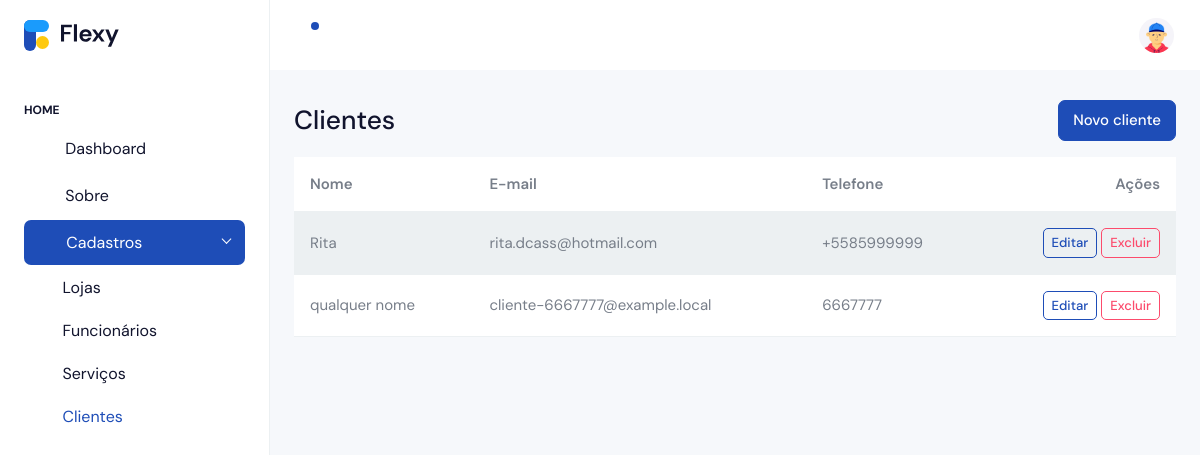
Page /cadastro/clientes/ (signed in) on the earlier database version.
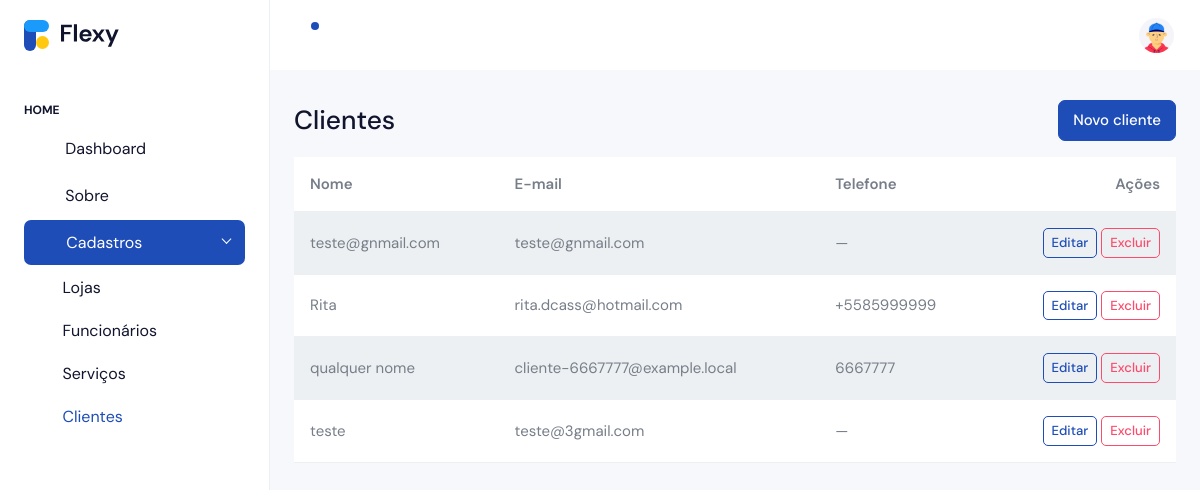
Same page on the later database version.
### apps/cadastro/models.py (models this page shows, shortened)
class Cliente(models.Model):
    owner = models.ForeignKey(
        User,
        on_delete=models.CASCADE,
        related_name='clientes',
        limit_choices_to={'is_owner': True}
    )
    user = models.ForeignKey(
        User,
        on_delete=models.CASCADE,
        related_name='cliente_de',
        limit_choices_to={'is_client': True}
    )
    criado_em = models.DateTimeField(auto_now_add=True)
    class Meta:
        unique_together = (('owner', 'user'),)
        ordering = ('user__full_name',)

### apps/accounts/models.py (models this page shows, shortened)
class User(AbstractUser):
    nome = models.CharField(max_length=120, blank=True, null=True)
    sobrenome = models.CharField(max_length=120, blank=True, null=True)
    grupo = models.SlugField(max_length=150, blank=True)  # << slug único para subdomínio
    email = models.EmailField(unique=True)
    is_owner = models.BooleanField(default=False)
    is_client = models.BooleanField(default=False)
    phone_regex = RegexValidator(r"^\+?\d{10,15}$", "Informe telefone no formato internacional, ex.: +5585...")
    phone = models.CharField(max_length=17, blank=True, null=True, validators=[phone_regex])
    full_name = models.CharField(max_length=120, blank=True, null=True)
    USERNAME_FIELD = "email"
    REQUIRED_FIELDS = []
    objects = UserManager()

### apps/cadastro/views.py (the view, shortened to what this page needs)
# urls.py: path('clientes/', views.clientes, name='clientes'),
@login_required
@subscription_required
def clientes(request):
    if not getattr(request.user, 'is_owner', False):
        return redirect('accounts:owner_login')
    target = request.headers.get('HX-Target')
    form = ClienteForm()
    qs = Cliente.objects.filter(owner=request.user).select_related('user').order_by('user__full_name')
    if request.headers.get('HX-Request') and target != 'content':
        return render(request, 'cadastro/partials/clientes.html', {'clientes': qs})
    return render(request, 'cadastro/clientes.html', {'form': form, 'clientes': qs})

### apps/accounts/models.py (called while the page is built)
    def is_active(self) -> bool:
        return timezone.now() <= self.end_date

### apps/cadastro/templates/cadastro/clientes.html (shortened to what this page needs)
{% extends 'accounts/index.html' %}
{% block content %}
<div class="d-flex justify-content-between align-items-center mb-3">
  <h3 class="m-0">Clientes</h3>
  <button class="btn btn-primary" data-bs-toggle="modal" data-bs-target="#modalCliente">
    Novo cliente
  </button>
</div>
<div class="table-responsive">
  <table class="table table-striped align-middle">
    <thead>
      <tr><th>Nome</th><th>E-mail</th><th>Telefone</th><th class="text-end">Ações</th></tr>
    </thead>
    {% include 'cadastro/partials/clientes.html' %}
  </table>
</div>
{% endblock %}

### apps/cadastro/templates/cadastro/partials/clientes.html
<tbody id="clientes-tbody">
  {% for c in clientes %}
  <tr>
    <td>{{ c.user.full_name|default:c.user.email }}</td>
    <td>{{ c.user.email }}</td>
    <td>{{ c.user.phone|default:"—" }}</td>
    <td class="text-end">
      <button class="btn btn-sm btn-outline-primary"
              hx-get="{% url 'cadastro:cliente_edit' c.pk %}"
              hx-target="#modalClienteOps .modal-content"
              hx-swap="innerHTML"
              hx-on="htmx:afterOnLoad: (function(){ const m=document.getElementById('modalClienteOps'); if(m){ bootstrap.Modal.getOrCreateInstance(m).show(); } })()">
        Editar
      </button>
      <button class="btn btn-sm btn-outline-danger"
              hx-get="{% url 'cadastro:cliente_delete' c.pk %}"
              hx-target="#modalClienteOps .modal-content"
              hx-swap="innerHTML"
              hx-on="htmx:afterOnLoad: (function(){ const m=document.getElementById('modalClienteOps'); if(m){ bootstrap.Modal.getOrCreateInstance(m).show(); } })()">
        Excluir
      </button>
    </td>
  </tr>
  {% empty %}
  <tr><td colspan="4" class="text-muted">Nenhum cliente ainda.</td></tr>
  {% endfor %}
</tbody>

Differences in the rows shown:
added Cliente: user.full_name "teste@gnmail.com", user.email "teste@gnmail.com", user.phone "—"
added Cliente: user.full_name "teste", user.email "teste@3gmail.com", user.phone "—"
